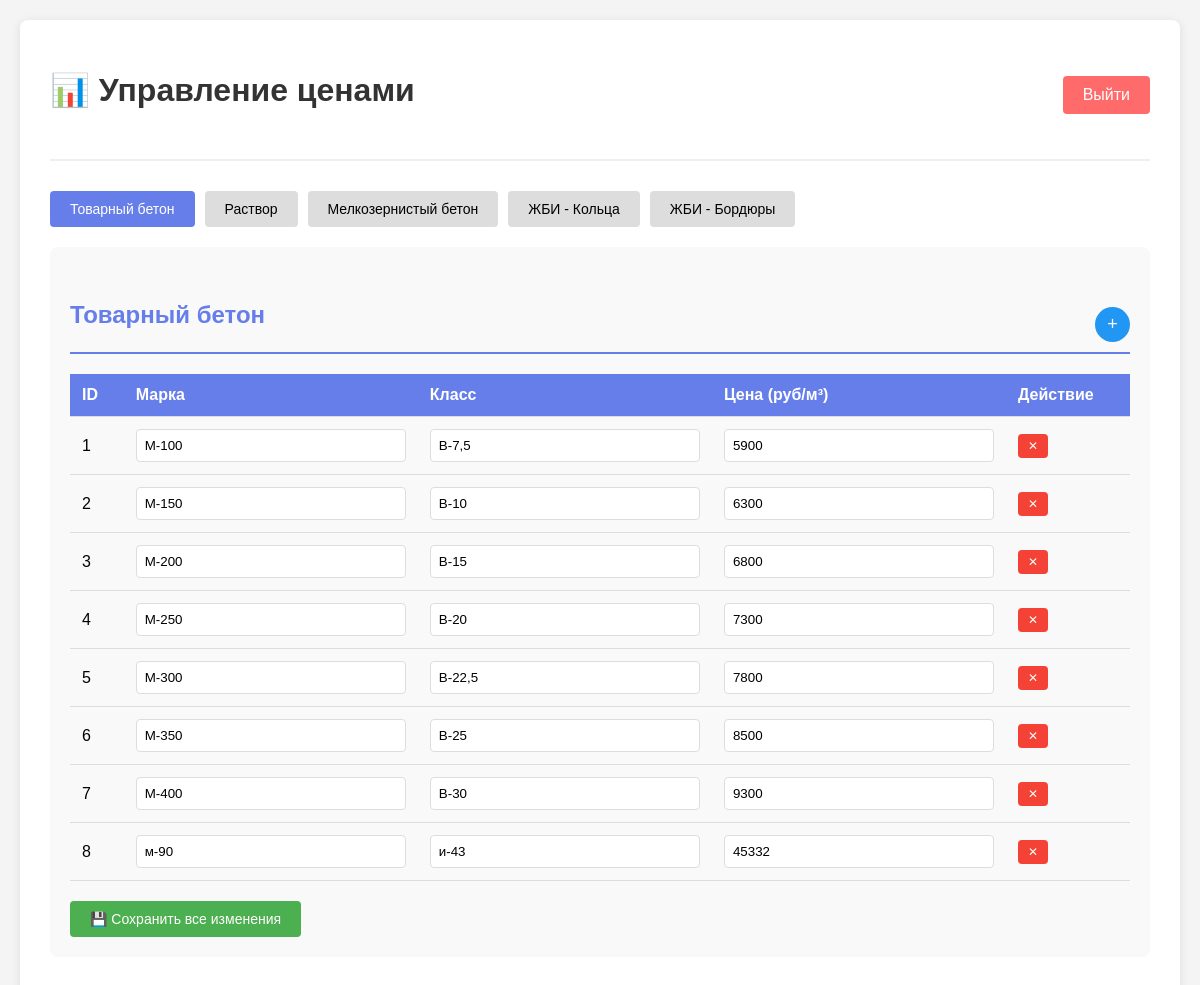
/admin (signed in), run on the app's committed database.
### app.py (models this page shows)
class ConcretePrice(db.Model):
    id = db.Column(db.Integer, primary_key=True)
    mark = db.Column(db.String(20), nullable=False)
    concrete_class = db.Column(db.String(20), nullable=False)
    price = db.Column(db.Integer, nullable=False)

### app.py (the view)
@app.route('/admin')
def dashboard():
    if not session.get('logged_in'): return redirect(url_for('login'))
    return render_template('admin/dashboard.html', prices={
        'concrete': ConcretePrice.query.all(),
        'mortar': MortarPrice.query.all(),
        'fine_concrete': FineConcretePrice.query.all(),
        'rings': ZBIPrice.query.filter_by(category='rings').all(),
        'borders': ZBIPrice.query.filter_by(category='borders').all(),
    })

### templates/admin/dashboard.html (shortened to what this page needs)
<!DOCTYPE html>
<html>
<head>
</head>
<body>
    <div class="container">
        <div class="header">
            <h1>📊 Управление ценами</h1>
            <a href="{{ url_for('logout') }}" class="logout">Выйти</a>
        </div>
        <div class="tabs">
            <button class="tab-btn active" onclick="showTab('concrete')">Товарный бетон</button>
            <button class="tab-btn" onclick="showTab('mortar')">Раствор</button>
            <button class="tab-btn" onclick="showTab('fine')">Мелкозернистый бетон</button>
            <button class="tab-btn" onclick="showTab('rings')">ЖБИ - Кольца</button>
            <button class="tab-btn" onclick="showTab('borders')">ЖБИ - Бордюры</button>
        </div>
        <div id="concrete" class="tab-content active">
            <div class="section">
                <h2>
                    Товарный бетон
                    <button class="btn-add" onclick="toggleForm('add-concrete-form')" title="Добавить">+</button>
                </h2>
                <form method="POST" action="{{ url_for('update_concrete') }}">
                    <table>
                        <thead>
                            <tr>
                                <th>ID</th>
                                <th>Марка</th>
                                <th>Класс</th>
                                <th>Цена (руб/м³)</th>
                                <th>Действие</th>
                            </tr>
                        </thead>
                        <tbody>
                            {% for item in prices.concrete %}
                            <tr>
                                <td><input type="hidden" name="id[]" value="{{ item.id }}">{{ item.id }}</td>
                                <td><input type="text" name="mark[]" value="{{ item.mark }}"></td>
                                <td><input type="text" name="class[]" value="{{ item.concrete_class }}"></td>
                                <td><input type="number" name="price[]" value="{{ item.price }}"></td>
                                <td class="action-cell">
                                    <button type="button" class="btn-delete" onclick="if(confirm('Удалить?')) window.location='{{ url_for('delete_concrete', id=item.id) }}'">✕</button>
                                </td>
                            </tr>
                            {% endfor %}
                        </tbody>
                    </table>
                    <button type="submit" class="btn-save">💾 Сохранить все изменения</button>
                </form>
            </div>
        </div>
    </div>
</body>
</html>

### templates/admin/dashboard.html (style rules this page uses)
body { font-family: Arial, sans-serif; margin: 0; padding: 20px; background: #f4f4f4; }
.container { max-width: 1400px; margin: 0 auto; background: white; padding: 30px; border-radius: 8px; box-shadow: 0 2px 10px rgba(0,0,0,0.1); }
h1 { color: #333; margin-bottom: 30px; }
.header { display: flex; justify-content: space-between; align-items: center; margin-bottom: 30px; padding-bottom: 20px; border-bottom: 2px solid #eee; }
.logout { background: #ff6b6b; color: white; padding: 10px 20px; text-decoration: none; border-radius: 4px; }
.section { margin-bottom: 40px; padding: 20px; background: #f9f9f9; border-radius: 8px; }
.section h2 { color: #667eea; margin-bottom: 20px; border-bottom: 2px solid #667eea; padding-bottom: 10px; display: flex; justify-content: space-between; align-items: center; }
table { width: 100%; border-collapse: collapse; margin-top: 20px; }
th, td { padding: 12px; text-align: left; border-bottom: 1px solid #ddd; }
th { background: #667eea; color: white; }
input[type="text"], input[type="number"] { padding: 8px; border: 1px solid #ddd; border-radius: 4px; width: 100%; box-sizing: border-box; }
.btn-save, .btn-add, .btn-delete { padding: 10px 20px; border: none; border-radius: 4px; cursor: pointer; font-size: 14px; margin-top: 20px; }
.btn-save { background: #4CAF50; color: white; }
.btn-add { background: #2196F3; color: white; font-size: 18px; width: 35px; height: 35px; padding: 0; display: inline-flex; align-items: center; justify-content: center; border-radius: 50%; }
.btn-delete { background: #f44336; color: white; padding: 5px 10px; font-size: 12px; margin-top: 0; }
.tabs { display: flex; gap: 10px; margin-bottom: 20px; flex-wrap: wrap; }
.tab-btn { padding: 10px 20px; background: #ddd; border: none; border-radius: 4px; cursor: pointer; font-size: 14px; }
.tab-btn.active { background: #667eea; color: white; }
.tab-content { display: none; }
.tab-content.active { display: block; }
.action-cell { white-space: nowrap; width: 100px; }

### data on the page
ConcretePrice: id "1", mark "М-100", concrete_class "В-7,5", price "5900"
ConcretePrice: id "2", mark "М-150", concrete_class "В-10", price "6300"
ConcretePrice: id "3", mark "М-200", concrete_class "В-15", price "6800"
ConcretePrice: id "4", mark "М-250", concrete_class "В-20", price "7300"
ConcretePrice: id "5", mark "М-300", concrete_class "В-22,5", price "7800"
ConcretePrice: id "6", mark "М-350", concrete_class "В-25", price "8500"
ConcretePrice: id "7", mark "М-400", concrete_class "В-30", price "9300"
ConcretePrice: id "8", mark "м-90", concrete_class "и-43", price "45332"
